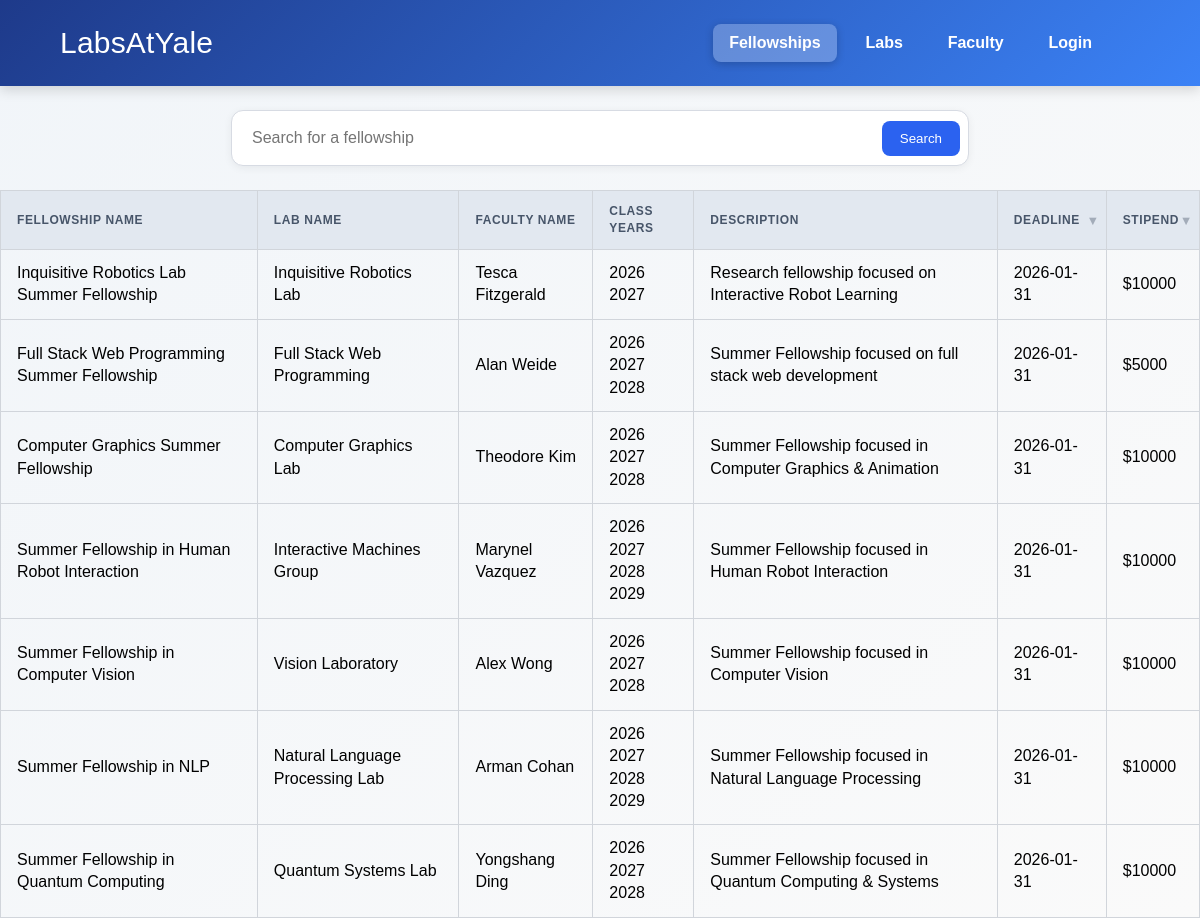
/fellowships, run on the app's committed database.
### tables this page shows
CREATE TABLE fellowships (
    fellowship_id INTEGER PRIMARY KEY AUTOINCREMENT,
    lab_num INTEGER,
    name TEXT NOT NULL,
    class_years TEXT,
    description TEXT,
    deadline TEXT,
    stipend INTEGER,
    capacity INTEGER DEFAULT 1,
    FOREIGN KEY (lab_num) REFERENCES labs(lab_num) ON DELETE SET NULL
);

### fellowship.py (the view)
@app.route('/fellowships')
def fellowships():
    q = (request.args.get('q') or "").strip()
    f = get_fellowship_information(q)
    fellowship_id = _get_faculty_fellowship_id() if current_user.is_authenticated and current_user.role == 'faculty' else None
    saved_ids = get_saved_fellowship_ids(current_user.net_id) if current_user.is_authenticated and current_user.role == 'student' else []
    applied_ids = get_applied_fellowships(current_user.net_id) if current_user.is_authenticated and current_user.role == 'student' else []
    return render_template('fellowships.html', fellowships_list=f, q=q, fellowship_id=fellowship_id, saved_fellowship_ids=saved_ids, applied_fellowship_ids=applied_ids)

### Users.py (called while the page is built)
    def get_fellowship_id(self):
        return self.fellowship_id

    def get_fellowship_name(self):
        return self.fellowship_name

    def get_lab_name(self):
        return self.lab_name

    def get_faculty_name(self):
        return self.faculty_name

    def get_class_years(self):
        return self.class_years

    def get_description(self):
        return self.description

    def get_deadline(self):
        return self.deadline

    def get_stipend(self):
        return self.stipend

### ab_testing.py (called while the page is built)
def _session_key(test_name):
    return f"ab_test:{test_name}"

def _assign_variant(test_name, config):
    key = _session_key(test_name)
    if key in session:
        return
    variants = list(config.get("variants", {}).keys())
    if not variants:
        return
    session[key] = random.choice(variants)

def ab_test_middleware():
    if request.endpoint == "static":
        return
    for test_name, config in AB_TESTS.items():
        _assign_variant(test_name, config)

### templates/fellowships.html (shortened to what this page needs)
<!DOCTYPE html>
<html lang="en">
  <head>
    <link
      rel="stylesheet"
      href="{{ url_for('static', filename='styles.css') }}"
    />
  </head>
  <body>
    <header class="topbar">
      <div class="inner_topbar">
        <div class="logo">
          <a class="logotext" href="{{ url_for('index') }}"> LabsAtYale </a>
        </div>
        <nav class="navigationBar">
          <a
            href="{{ url_for('fellowships') }}"
            class="{% if request.path == '/fellowships' %}active{% endif %}"
            >Fellowships</a
          >
          <a
            href="{{ url_for('labs') }}"
            class="{% if request.path == '/labs' %}active{% endif %}"
            >Labs</a
          >
          <a
            href="{{ url_for('faculty') }}"
            class="{% if request.path == '/faculty' %}active{% endif %}"
            >Faculty</a
          >
          {% if current_user.is_authenticated %}
              <a
                href="{{ url_for('profile') }}"
                class="{% if request.path == '/profile' %}active{% endif %}"
                >Profile</a
              >
              <a href="{{ url_for('logout') }}">Logout</a>
            {% else %}
              <a href="{{ url_for('login') }}">Login</a>
          {% endif %}
        </nav>
      </div>
    </header>
    <form class="searchbar" action="{{ url_for('fellowships') }}" method="get">
      <input
        type="search"
        id="search-input"
        name="q"
        placeholder="Search for a fellowship"
        value="{{ q }}"
      />
      <button type="submit" class="btn btn--primary">Search</button>
    </form>
    {% if fellowships_list|length == 0 %} (None) {% else %}
    <table class="result-table">
      <thead>
        <tr>
          <th>Fellowship Name</th>
          <th>Lab Name</th>
          <th>Faculty Name</th>
          <th>Class Years</th>
          <th>Description</th>
          <th class="sortable" data-column="deadline">Deadline</th>
          <th class="sortable" data-column="stipend">Stipend</th>
        </tr>
      </thead>
      <tbody>
        {% for f in fellowships_list %}
        <tr
          class="fellowship-row"
          data-fellowship-name="{{ f.get_fellowship_name() }}"
          data-fellowship-id="{{ f.get_fellowship_id() }}"
          data-lab-name="{{ f.get_lab_name() }}"
          data-faculty="{{ f.get_faculty_name() }}"
          data-class="{{  f.get_class_years() }}"
          data-description="{{ f.get_description() }}"
          data-deadline="{{ f.get_deadline() }}"
          data-stipend="{{ f.get_stipend() }}"
        >
          <td>{{f.get_fellowship_name()}}</td>
          <td>{{f.get_lab_name()}}</td>
          <td>{{f.get_faculty_name()}}</td>
          <td>{{ f.get_class_years().replace(",", "<br />")|safe }}</td>
          <td>{{ f.get_description() }}</td>
          <td>{{ f.get_deadline() }}</td>
          <td>${{ f.get_stipend() }}</td>
        </tr>
        {% endfor %}
      </tbody>
    </table>
    {% endif %}
  </body>
</html>

### static/styles.css (style rules this page uses)
:root { --primary-blue: #1976d2; --primary-dark: #1e3a8a; --accent-blue: #3b82f6; --text-dark: #263238; --text-muted: #546e7a; --bg-light: #f8fafc; --border-color: #e2e8f0; --shadow-sm: 0 1px 3px rgba(0,0,0,0.1); --shadow-md: 0 4px 12px rgba(0,0,0,0.1); --shadow-lg: 0 4px 20px rgba(0, 0, 0, 0.08); --radius-sm: 6px; --radius-md: 12px; --radius-lg: 16px; }
body { font-family: Gill Sans, sans-serif; min-height: 100vh; margin: 0; line-height: 1.4; background: linear-gradient(135deg, #f1f5f9 0%, #fafafa 100%); }
.topbar { background: linear-gradient(135deg, #1e3a8a 0%, #3b82f6 100%); padding: 8px 40px; position: sticky; top: 0; z-index: 10; box-shadow: 0 4px 12px rgba(0, 0, 0, 0.15); color: white; }
.inner_topbar { max-width: 1100px; margin: 0 auto; padding: 0 20px; display: flex; align-items: center; justify-content: space-between; }
.logo { display: flex; gap: 10px; font-weight: 500; letter-spacing: 0.2px; }
.logotext { font-size: 30px; text-decoration: none; color: inherit; display: block; }
.navigationBar { background: transparent; display: flex; gap: 0.8rem; padding: 1rem 2rem; border-radius: 12px; }
.navigationBar a { color: white; font-weight: 600; padding: 0.5rem 1rem; }
nav a { color: #ffffff; text-decoration: none; font-weight: 600; padding: 0.6rem 1.2rem; border-radius: 8px; transition: all 0.3s ease; }
nav a.active { background: rgba(255, 255, 255, 0.25); box-shadow: 0 2px 8px rgba(0, 0, 0, 0.2); }
.btn { display: inline-block; padding: 12px 18px; border-radius: 10px; font-weight: 500; text-decoration: none; border: 1px solid transparent; }
.btn--primary { background: #1976d2; color: #fff; }
.searchbar { display: flex; gap: 10px; align-items: center; max-width: 720px; margin: 24px auto; padding: 8px; background: #fff; border: 1px solid #d7dbe3; border-radius: 12px; box-shadow: 0 2px 8px rgba(0, 0, 0, 0.06); }
.searchbar input[type="search"] { flex: 1; min-width: 0; padding: 10px 12px; border: 0; outline: none; font-size: 1rem; }
.searchbar button { background: #2b62f0; color: white; border: none; border-radius: 8px; padding: 10px 18px; cursor: pointer; }
.result-table { border-collapse: collapse; width: 100%; margin-top: 10px; border: 1px solid #d1d5db; }
.result-table th, .result-table td { padding: 12px 16px; border: 1px solid #d1d5db; text-align: left; }
.result-table th { background-color: #e2e8f0; font-weight: 600; color: #475569; text-transform: uppercase; font-size: 0.75rem; letter-spacing: 0.05em; }
th.sortable { cursor: pointer; position: relative; padding-right: 20px; }
th.sortable::after { content: "▼"; position: absolute; right: 6px; font-size: 0.8rem; opacity: 0.4; }

### data on the page
fellowships: get_fellowship_name "Inquisitive Robotics Lab Summer Fellowship", get_lab_name "Inquisitive Robotics Lab", get_faculty_name "Tesca Fitzgerald", get_class_years "2026 2027", get_description "Research fellowship focused on Interactive Robot Learning", get_deadline "2026-01-31", get_stipend "10000"
fellowships: get_fellowship_name "Full Stack Web Programming Summer Fellowship", get_lab_name "Full Stack Web Programming", get_faculty_name "Alan Weide", get_class_years "2026 2027 2028", get_description "Summer Fellowship focused on full stack web development", get_deadline "2026-01-31", get_stipend "5000"
fellowships: get_fellowship_name "Computer Graphics Summer Fellowship", get_lab_name "Computer Graphics Lab", get_faculty_name "Theodore Kim", get_class_years "2026 2027 2028", get_description "Summer Fellowship focused in Computer Graphics & Animation", get_deadline "2026-01-31", get_stipend "10000"
fellowships: get_fellowship_name "Summer Fellowship in Human Robot Interaction", get_lab_name "Interactive Machines Group", get_faculty_name "Marynel Vazquez", get_class_years "2026 2027 2028 2029", get_description "Summer Fellowship focused in Human Robot Interaction", get_deadline "2026-01-31", get_stipend "10000"
fellowships: get_fellowship_name "Summer Fellowship in Computer Vision", get_lab_name "Vision Laboratory", get_faculty_name "Alex Wong", get_class_years "2026 2027 2028", get_description "Summer Fellowship focused in Computer Vision", get_deadline "2026-01-31", get_stipend "10000"
fellowships: get_fellowship_name "Summer Fellowship in NLP", get_lab_name "Natural Language Processing Lab", get_faculty_name "Arman Cohan", get_class_years "2026 2027 2028 2029", get_description "Summer Fellowship focused in Natural Language Processing", get_deadline "2026-01-31", get_stipend "10000"
fellowships: get_fellowship_name "Summer Fellowship in Quantum Computing", get_lab_name "Quantum Systems Lab", get_faculty_name "Yongshang Ding", get_class_years "2026 2027 2028", get_description "Summer Fellowship focused in Quantum Computing & Systems", get_deadline "2026-01-31", get_stipend "10000"
